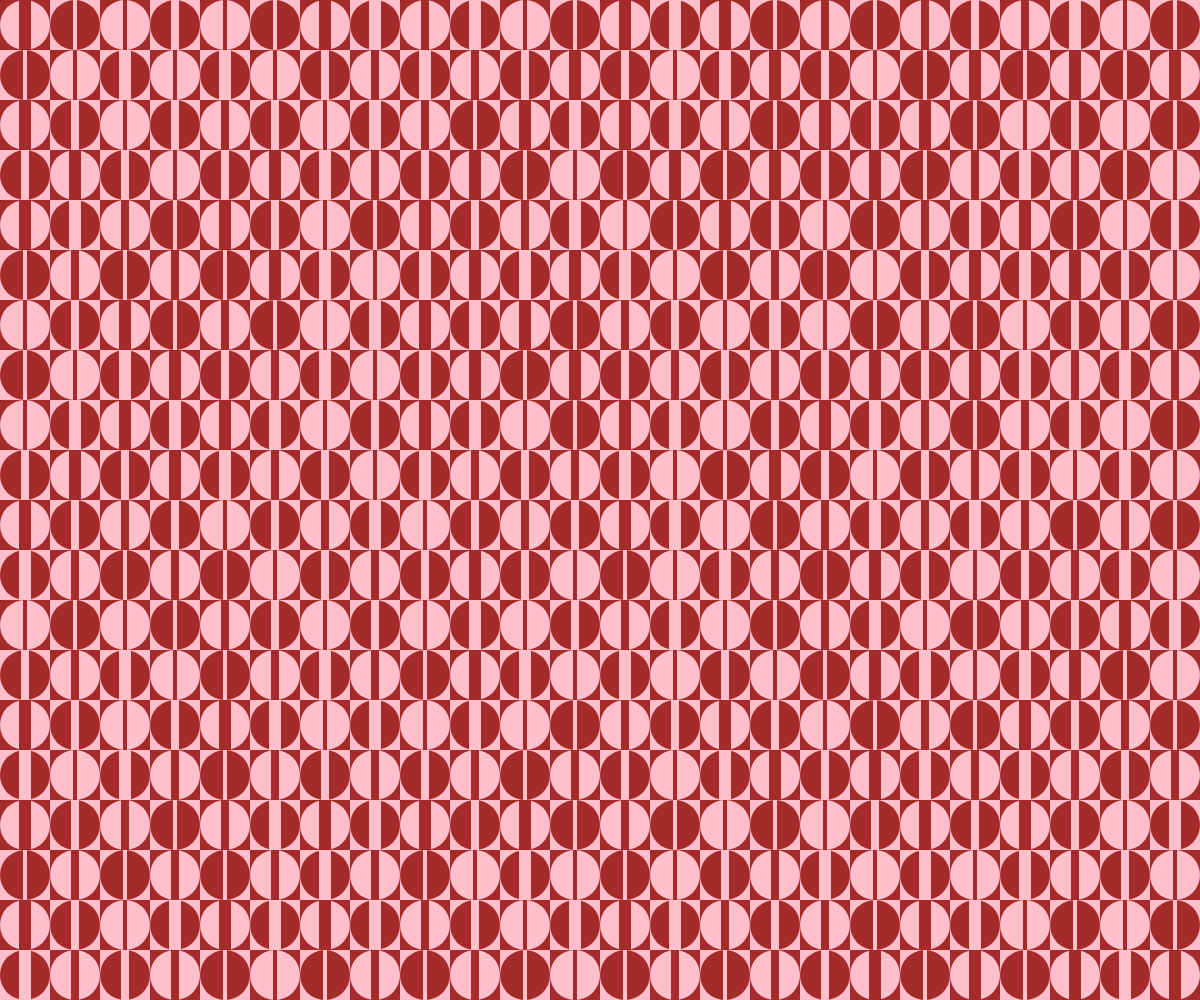
Frame 1 (no input)
Frame 60 (no input): identical to frame 1, image omitted
Frame 120 (the mouse pressed at the canvas centre since frame 60): identical to frame 1, image omitted

The p5.js sketch that drew this single still picture (run headless with seeded random() and noise() and a simulated clock; from frame 60 on, the mouse is pressed at the canvas centre):

// p5.js sketch
// ── sketch.js
"use strict";

let distMouse = 25;
let cols;
let rows;
let size = 50;
let offset = 0;
let blocks = [];
let rounds = [];
let lines = [];
let colorRect, colorCirc, colorLine;

let weights = [4, 8, 12];

function setup() {
  createCanvas(windowWidth, windowHeight);
  rectMode(CENTER);
  angleMode(DEGREES);
  cols = width / size;
  rows = height / size;

  for (let i = 0; i < cols; i++) {
    rounds[i] = [];
    blocks[i] = [];
    lines[i] = [];
    for (let j = 0; j < rows; j++) {
      if ((j % 2 == 0 && i % 2 == 0) || (j % 2 == 1 && i % 2 == 1)) {
        colorRect = color("brown");
        colorLine = color("brown");
        colorCirc = color("pink");
      } else {
        colorRect = color("pink");
        colorLine = color("pink");
        colorCirc = color("brown");
      }
      blocks[i][j] = new Block(
        size / 2 + i * size,
        size / 2 + j * size,
        colorRect,
        size
      );
      rounds[i][j] = new Round(
        size / 2 + i * size,
        size / 2 + j * size,
        size,
        colorCirc
      );
      lines[i][j] = new StraightLine(
        size / 2 + i * size,
        size / 2 + j * size,
        colorRect,
        random(weights)
      );
    }
  }
}

function draw() {
  background(255);
  for (let i = 0; i < cols; i++) {
    for (let j = 0; j < rows; j++) {
      blocks[i][j].display();
      rounds[i][j].display();
      lines[i][j].display();
      lines[i][j].move();
    }
  }
}

// ── circle.js
class Round {
  constructor(x, y, r, color) {
    this.x = x;
    this.y = y;
    this.r = r;
    this.angle = 0;
    this.c = color;
  }

  display() {
    noStroke();
    fill(this.c);
    push();
    translate(this.x, this.y);
    rotate(this.angle);
    ellipse(0, 0, this.r - offset, this.r - offset);
    pop();
  }
}

// ── lines.js
class StraightLine {
  constructor(x, y, c, sizeBlock) {
    this.x = x;
    this.y = y;
    this.angle = 0;
    this.c = c;
    this.sizeBlock = sizeBlock;
  }

  display() {
    noStroke();
    fill(this.c);
    push();
    translate(this.x, this.y);
    rotate(this.angle);
    rect(0, 0, this.sizeBlock, size);
    pop();
  }

  move() {
    // If the mouse is moving check the distance between mouse and block
    let distance;
    if (pmouseX - mouseX != 0 || pmouseY - mouseY != 0) {
      distance = dist(mouseX, mouseY, this.x, this.y);
      if (distance < distMouse) {
        this.angle += 1;
      }
    }
    if (distance < distMouse) {
      this.angle += 1;
    }

    // If squares already rotating, keep rotating until 180 degrees
    if (this.angle > 0 && this.angle < 180) {
      this.angle += 1;
    } else {
      this.angle = 0;
    }
  }
}

// ── rectangle.js
class Block {
  constructor(x, y, c, sizeBlock) {
    this.x = x;
    this.y = y;
    this.angle = 0;
    this.c = c;
    this.sizeBlock = sizeBlock;
  }

  display() {
    noStroke();
    fill(this.c);
    push();
    translate(this.x, this.y);
    rotate(this.angle);
    rect(0, 0, this.sizeBlock - offset, this.sizeBlock - offset);
    pop();
  }
}
